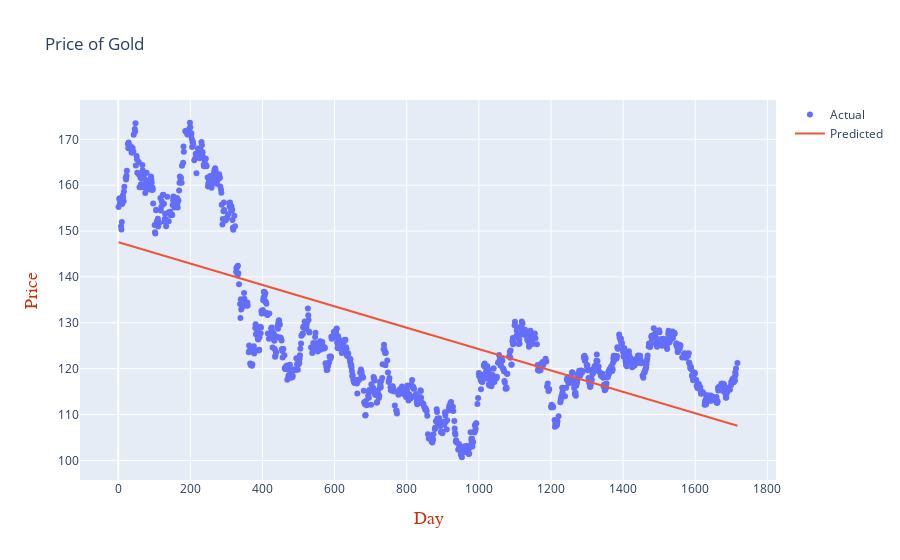

Notebook source saved alongside this figure:
### Code cell
iplot(plot2)

### Figure 1 — Plotly figure (JSON) as saved in the notebook; plotly's stock layout.template omitted (floating-point values rounded to 4 significant figures; data arrays with more than 128 entries replaced by an {"elided": "..."} marker saying what was removed)
{"data": [{"mode": "markers", "name": "Actual", "type": "scatter", "x": {"elided": "1202 int values"}, "y": {"elided": "1202 float values"}}, {"mode": "lines", "name": "Predicted", "type": "scatter", "x": {"elided": "1202 int values"}, "y": {"elided": "1202 float values"}}], "layout": {"title": {"text": "Price of Gold"}, "xaxis": {"title": {"font": {"color": "#CA2F0E", "family": "Courier New,monospace", "size": 18}, "text": "Day"}}, "yaxis": {"title": {"font": {"color": "#CA2F0E", "family": "Courier New,monospace", "size": 18}, "text": "Price"}}}}
